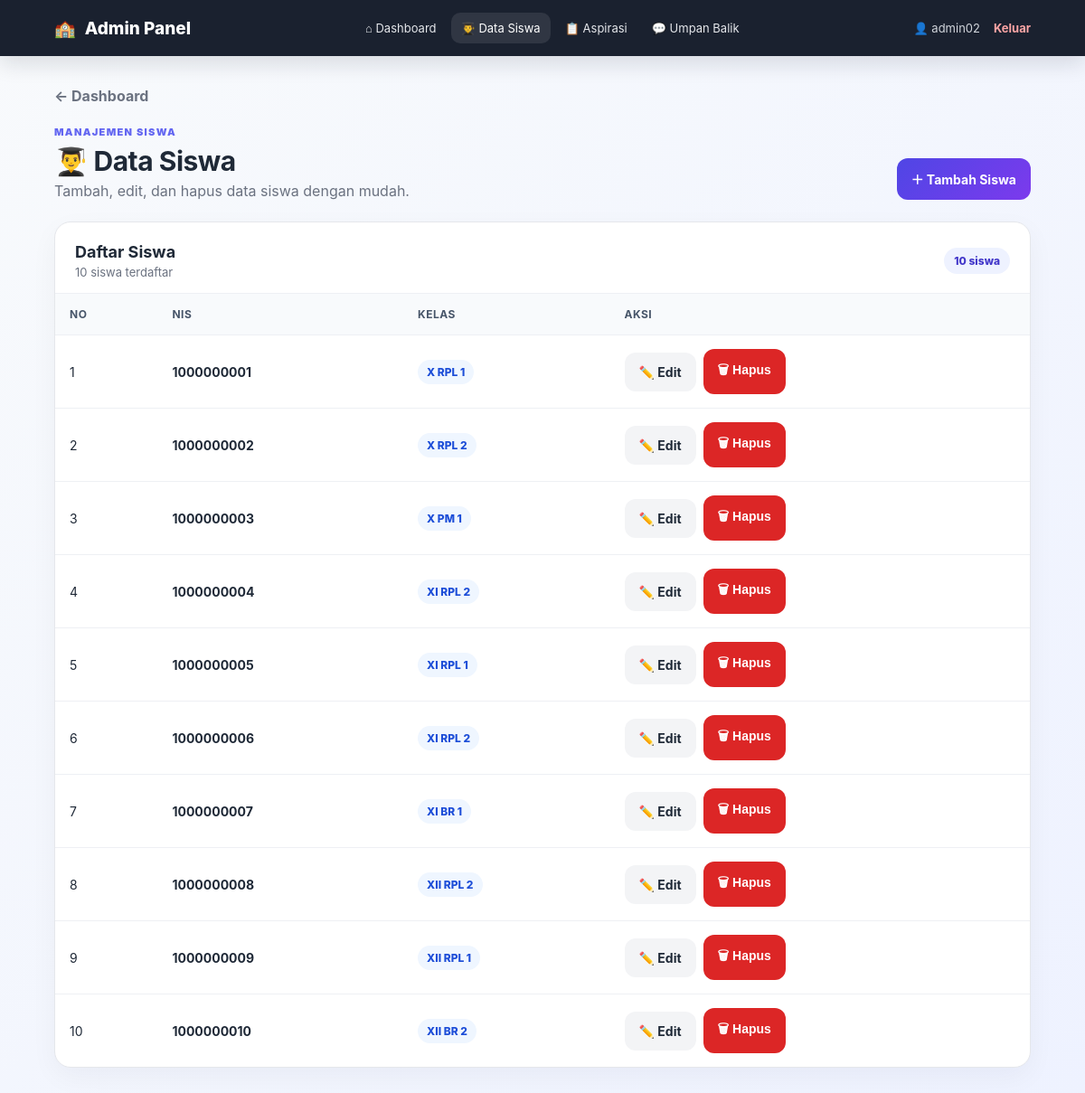
The app's page /VIEW/ADMIN/v_DaftarSiswa.php (signed in) with its own data.
### tables this page shows
CREATE TABLE `siswa` (
  `nis` int(10) NOT NULL,
  `kelas` varchar(10) NOT NULL
);

### MODEL/config.php (called while the page is built)
<?php
return [
    'host' => 'localhost',
    'username' => 'root',
    'password' => '',
    'database' => 'sarpras',
    'charset' => 'utf8mb4',
];

### MODEL/m_koneksi.php (called while the page is built, shortened)
<?php
class Koneksi
{
    public function __construct()
    {
        $config = require __DIR__ . '/config.php';
        $host = (string) ($config['host'] ?? 'localhost');
        $username = (string) ($config['username'] ?? 'root');
        $password = (string) ($config['password'] ?? '');
        $database = (string) ($config['database'] ?? 'sarpras');
        $port = isset($config['port']) ? (int) $config['port'] : 3306;
        $db = @new mysqli($host, $username, $password, $database, $port);
        $charset = (string) ($config['charset'] ?? 'utf8mb4');
        $this->koneksi = $db;
    }
}

### MODEL/m_siswa.php (called while the page is built, shortened)
<?php
require_once __DIR__.'/m_koneksi.php';
class Siswa {
    private mysqli $db;
    public function __construct(){ $this->db=(new Koneksi())->koneksi; }
    public function getAll(): array { $r=$this->db->query('SELECT nis,kelas FROM siswa ORDER BY nis'); return $r?$r->fetch_all(MYSQLI_ASSOC):[]; }
}

### VIEW/ADMIN/v_DaftarSiswa.php (the view)
<?php session_start();if(!isset($_SESSION['admin'])){header('Location: ../auth/v_login.php?type=admin');exit;}require_once '../../MODEL/m_siswa.php';$data=(new Siswa())->getAll();$success=$_SESSION['success']??'';$error=$_SESSION['error']??'';unset($_SESSION['success'],$_SESSION['error']);?>
<!doctype html><html lang="id"><head><meta charset="utf-8"><meta name="viewport" content="width=device-width,initial-scale=1"><title>Data Siswa • Sarpras</title><link rel="stylesheet" href="../../ASSETS/modern.css"></head><body>
<nav class="navbar"><a class="nav-brand" href="v_dasbord_admin.php">🏫 <span>Admin Panel</span></a><ul class="nav-menu"><li><a href="v_dasbord_admin.php">⌂ Dashboard</a></li><li><a class="active" href="v_DaftarSiswa.php">👨‍🎓 Data Siswa</a></li><li><a href="v_DataAspirasi.php">📋 Aspirasi</a></li><li><a href="UmpanBalik.php">💬 Umpan Balik</a></li></ul><div class="nav-user">👤 <?=htmlspecialchars($_SESSION['username']??'Admin')?> <a class="logout-link" href="../../CONTROLLER/c_auth.php?logout=1">Keluar</a></div></nav>
<main><a class="back" href="v_dasbord_admin.php">← Dashboard</a><div class="page-head"><div><span class="eyebrow">MANAJEMEN SISWA</span><h1>👨‍🎓 Data Siswa</h1><p>Tambah, edit, dan hapus data siswa dengan mudah.</p></div><a class="btn btn-primary" href="FormTambahSiswa.php">＋ Tambah Siswa</a></div><?php if($success):?><div class="alert success">✓ <?=htmlspecialchars($success)?></div><?php endif;?><?php if($error):?><div class="alert error">⚠️ <?=htmlspecialchars($error)?></div><?php endif;?><div class="table-card"><div class="section-head"><div><h2>Daftar Siswa</h2><p><?=count($data)?> siswa terdaftar</p></div><span class="count-pill"><?=count($data)?> siswa</span></div><div class="table-wrap"><table><thead><tr><th>No</th><th>NIS</th><th>Kelas</th><th>Aksi</th></tr></thead><tbody><?php if(!$data):?><tr><td colspan="4" class="empty">Belum ada data siswa.</td></tr><?php endif;?><?php $no=1;foreach($data as $s):?><tr><td><?=$no++?></td><td><b><?=$s['nis']?></b></td><td><span class="badge badge-proses"><?=htmlspecialchars($s['kelas'])?></span></td><td><div class="inline-form"><a class="btn btn-light" href="FormEditSiswa.php?nis=<?=$s['nis']?>">✏️ Edit</a><form method="post" action="../../CONTROLLER/c_siswa.php" onsubmit="return confirm('Hapus siswa NIS <?=$s['nis']?>? Data aspirasi siswa juga dapat ikut terhapus.')"><input type="hidden" name="action" value="hapus"><input type="hidden" name="nis" value="<?=$s['nis']?>"><button class="btn btn-danger" type="submit">🗑 Hapus</button></form></div></td></tr><?php endforeach;?></tbody></table></div></div></main></body></html>

### ASSETS/modern.css (style rules this page uses)
:root { --primary:#4f46e5;--primary2:#7c3aed;--dark:#111827;--text:#1f2937;--muted:#6b7280; --bg:#f5f7fb;--white:#fff;--border:#e5e7eb;--success:#16a34a;--warning:#d97706;--danger:#dc2626; }
* { box-sizing:border-box }
html { scroll-behavior:smooth }
body { margin:0;font-family:Inter,Segoe UI,Arial,sans-serif;background:linear-gradient(135deg,#f8fafc,#eef2ff);color:var(--text) }
a { color:inherit }
.navbar { position:sticky;top:0;z-index:20;background:rgba(17,24,39,.96);backdrop-filter:blur(12px);color:#fff;padding:14px 5%;display:flex;align-items:center;gap:18px;box-shadow:0 8px 25px #11182722 }
.nav-brand { display:flex;align-items:center;gap:10px;font-weight:800;font-size:19px;white-space:nowrap }
.nav-menu { display:flex;align-items:center;gap:5px;list-style:none;margin:0;padding:0;flex:1;justify-content:center }
.nav-menu a { display:flex;align-items:center;gap:7px;text-decoration:none;padding:9px 11px;border-radius:10px;font-size:13px;color:#e5e7eb }
.nav-user { display:flex;align-items:center;gap:8px;font-size:13px;color:#d1d5db;white-space:nowrap }
.container,main { width:min(1180px,90%);margin:34px auto }
.page-head { display:flex;justify-content:space-between;align-items:flex-end;gap:20px;margin-bottom:24px }
.page-head h1 { margin:0 0 5px;font-size:30px;letter-spacing:-.5px }
.page-head p { margin:0;color:var(--muted) }
.menu a,.btn { display:inline-flex;align-items:center;justify-content:center;gap:8px;text-decoration:none;border:0;border-radius:12px;padding:13px 16px;background:var(--dark);color:#fff;font-weight:700;font-size:14px;cursor:pointer;transition:.2s }
.btn-primary { background:linear-gradient(135deg,var(--primary),var(--primary2)) }
.btn-danger { background:var(--danger) }
.btn-light { background:#f3f4f6;color:var(--text) }
.table-card { background:#fff;border:1px solid var(--border);border-radius:18px;box-shadow:0 10px 30px #1118270b;overflow:hidden }
.table-wrap { overflow-x:auto }
table { width:100%;border-collapse:collapse;min-width:720px }
th,td { padding:15px 16px;text-align:left;border-bottom:1px solid #eef0f4;font-size:14px }
th { background:#f8fafc;color:#475569;font-size:12px;text-transform:uppercase;letter-spacing:.04em }
tr:last-child td { border-bottom:0 }
.badge { display:inline-flex;padding:6px 10px;border-radius:999px;font-size:12px;font-weight:800 }
.badge-proses { background:#eff6ff;color:#1d4ed8 }
.back { display:inline-flex;align-items:center;gap:7px;text-decoration:none;color:var(--muted);font-weight:700;margin-bottom:18px }
.inline-form { display:flex;align-items:center;gap:8px }
.eyebrow { display:inline-block;font-size:11px;letter-spacing:.12em;font-weight:900;color:#6366f1;margin-bottom:7px }
.nav-brand { text-decoration:none }
.nav-menu a.active { background:#ffffff18;color:#fff }
.logout-link { color:#fca5a5;text-decoration:none;margin-left:7px;font-weight:700 }
.section-head { display:flex;justify-content:space-between;align-items:center;gap:15px;padding:22px 22px 15px;border-bottom:1px solid #eef0f4 }
.section-head h2 { margin:0 0 4px;font-size:18px }
.section-head p { margin:0;color:var(--muted);font-size:13px }
.count-pill { background:#eef2ff;color:#4338ca;border-radius:999px;padding:7px 11px;font-size:12px;font-weight:800;white-space:nowrap }

### records on screen
siswa: nis "1000000001", kelas "X RPL 1"
siswa: nis "1000000002", kelas "X RPL 2"
siswa: nis "1000000003", kelas "X PM 1"
siswa: nis "1000000004", kelas "XI RPL 2"
siswa: nis "1000000005", kelas "XI RPL 1"
siswa: nis "1000000006", kelas "XI RPL 2"
siswa: nis "1000000007", kelas "XI BR 1"
siswa: nis "1000000008", kelas "XII RPL 2"
siswa: nis "1000000009", kelas "XII RPL 1"
siswa: nis "1000000010", kelas "XII BR 2"

### other values on screen
$_SESSION['username'] "admin02"
count($data) "10"
